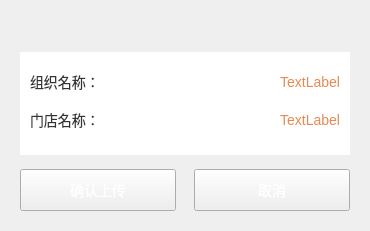
<?xml version="1.0" encoding="UTF-8"?>
<ui version="4.0">
 <class>ShopInfoDlg</class>
 <widget class="QDialog" name="ShopInfoDlg">
  <property name="geometry">
   <rect>
    <x>0</x>
    <y>0</y>
    <width>370</width>
    <height>231</height>
   </rect>
  </property>
  <property name="minimumSize">
   <size>
    <width>370</width>
    <height>231</height>
   </size>
  </property>
  <property name="windowTitle">
   <string>Dialog</string>
  </property>
  <layout class="QVBoxLayout" name="verticalLayout_2">
   <property name="spacing">
    <number>0</number>
   </property>
   <property name="leftMargin">
    <number>0</number>
   </property>
   <property name="topMargin">
    <number>0</number>
   </property>
   <property name="rightMargin">
    <number>0</number>
   </property>
   <property name="bottomMargin">
    <number>0</number>
   </property>
   <item>
    <widget class="TitleBarWidget" name="titleWidget" native="true">
     <property name="minimumSize">
      <size>
       <width>370</width>
       <height>40</height>
      </size>
     </property>
     <property name="maximumSize">
      <size>
       <width>16777215</width>
       <height>40</height>
      </size>
     </property>
    </widget>
   </item>
   <item>
    <widget class="QWidget" name="backgroundWidget" native="true">
     <property name="styleSheet">
      <string notr="true">QWidget#backgroundWidget
{
	border-image: url(:/shareImages/dlg_background.png);
}
</string>
     </property>
     <layout class="QVBoxLayout" name="verticalLayout">
      <property name="spacing">
       <number>0</number>
      </property>
      <property name="leftMargin">
       <number>20</number>
      </property>
      <property name="topMargin">
       <number>12</number>
      </property>
      <property name="rightMargin">
       <number>20</number>
      </property>
      <property name="bottomMargin">
       <number>20</number>
      </property>
      <item>
       <widget class="QWidget" name="contentWidget" native="true">
        <property name="minimumSize">
         <size>
          <width>329</width>
          <height>91</height>
         </size>
        </property>
        <property name="maximumSize">
         <size>
          <width>16777215</width>
          <height>16777215</height>
         </size>
        </property>
        <property name="styleSheet">
         <string notr="true">QWidget#contentWidget{
	background-color:#ffffff;
}</string>
        </property>
        <layout class="QGridLayout" name="gridLayout">
         <property name="leftMargin">
          <number>10</number>
         </property>
         <property name="topMargin">
          <number>7</number>
         </property>
         <property name="rightMargin">
          <number>10</number>
         </property>
         <property name="bottomMargin">
          <number>20</number>
         </property>
         <property name="spacing">
          <number>0</number>
         </property>
         <item row="0" column="0">
          <widget class="QLabel" name="label">
           <property name="minimumSize">
            <size>
             <width>85</width>
             <height>45</height>
            </size>
           </property>
           <property name="maximumSize">
            <size>
             <width>85</width>
             <height>16777215</height>
            </size>
           </property>
           <property name="styleSheet">
            <string notr="true">font-family:&quot;微软雅黑&quot;;
font-size:14px;
color: rgb(51, 51, 51);</string>
           </property>
           <property name="text">
            <string>组织名称：</string>
           </property>
          </widget>
         </item>
         <item row="0" column="1">
          <widget class="QLabel" name="corpNameLabel">
           <property name="minimumSize">
            <size>
             <width>0</width>
             <height>45</height>
            </size>
           </property>
           <property name="styleSheet">
            <string notr="true">color:#ea8852;
font-family:&quot;微软雅黑&quot;;
font-size:14px;</string>
           </property>
           <property name="text">
            <string>TextLabel</string>
           </property>
           <property name="alignment">
            <set>Qt::AlignRight|Qt::AlignTrailing|Qt::AlignVCenter</set>
           </property>
          </widget>
         </item>
         <item row="1" column="0">
          <widget class="QLabel" name="label_2">
           <property name="minimumSize">
            <size>
             <width>85</width>
             <height>45</height>
            </size>
           </property>
           <property name="maximumSize">
            <size>
             <width>85</width>
             <height>16777215</height>
            </size>
           </property>
           <property name="styleSheet">
            <string notr="true">font-family:&quot;微软雅黑&quot;;
font-size:14px;
color: rgb(51, 51, 51);</string>
           </property>
           <property name="text">
            <string>门店名称：</string>
           </property>
          </widget>
         </item>
         <item row="1" column="1">
          <widget class="QLabel" name="shopNameLabel">
           <property name="minimumSize">
            <size>
             <width>0</width>
             <height>45</height>
            </size>
           </property>
           <property name="styleSheet">
            <string notr="true">color:#ea8852;
font-family:&quot;微软雅黑&quot;;
font-size:14px;</string>
           </property>
           <property name="text">
            <string>TextLabel</string>
           </property>
           <property name="alignment">
            <set>Qt::AlignRight|Qt::AlignTrailing|Qt::AlignVCenter</set>
           </property>
          </widget>
         </item>
        </layout>
       </widget>
      </item>
      <item>
       <layout class="QHBoxLayout" name="horizontalLayout">
        <property name="spacing">
         <number>18</number>
        </property>
        <property name="sizeConstraint">
         <enum>QLayout::SetFixedSize</enum>
        </property>
        <property name="topMargin">
         <number>14</number>
        </property>
        <item>
         <widget class="QPushButton" name="confirmButton">
          <property name="minimumSize">
           <size>
            <width>152</width>
            <height>42</height>
           </size>
          </property>
          <property name="maximumSize">
           <size>
            <width>197</width>
            <height>56</height>
           </size>
          </property>
          <property name="focusPolicy">
           <enum>Qt::NoFocus</enum>
          </property>
          <property name="styleSheet">
           <string notr="true">QPushButton{
	font-family:&quot;微软雅黑&quot;;
	color:#ffffff;
	font-size:14px;
	border-image: url(:/shareImages/sure_normal.png);
}

QPushButton:pressed{
	border-image: url(:/shareImages/sure_press.png);
}
</string>
          </property>
          <property name="text">
           <string>确认上传</string>
          </property>
         </widget>
        </item>
        <item>
         <widget class="QPushButton" name="cancellButton">
          <property name="minimumSize">
           <size>
            <width>152</width>
            <height>42</height>
           </size>
          </property>
          <property name="maximumSize">
           <size>
            <width>197</width>
            <height>56</height>
           </size>
          </property>
          <property name="focusPolicy">
           <enum>Qt::NoFocus</enum>
          </property>
          <property name="styleSheet">
           <string notr="true">QPushButton{
	font-family:&quot;微软雅黑&quot;;
	color:#ffffff;
	font-size:14px;
	border-image: url(:/shareImages/cancel_normal.png);
}

QPushButton:pressed{
	border-image: url(:/shareImages/cancel_press.png);
}
</string>
          </property>
          <property name="text">
           <string>取消</string>
          </property>
         </widget>
        </item>
       </layout>
      </item>
     </layout>
    </widget>
   </item>
  </layout>
 </widget>
 <customwidgets>
  <customwidget>
   <class>TitleBarWidget</class>
   <extends>QWidget</extends>
   <header location="global">TitleBarWidget.h</header>
   <container>1</container>
  </customwidget>
 </customwidgets>
 <resources/>
 <connections/>
</ui>
